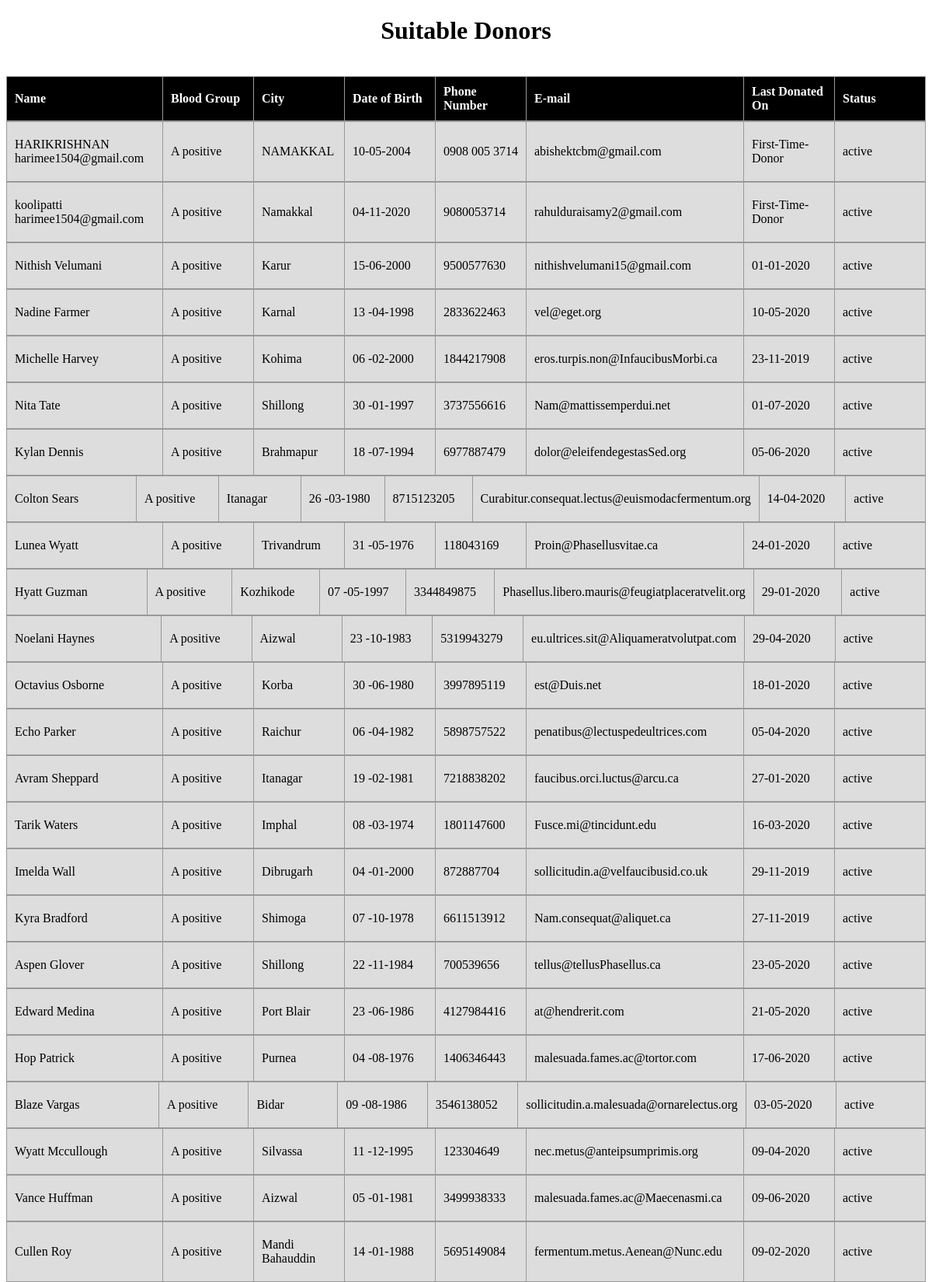
Page /apositive (upper part) on the committed database.
### tables this page shows
CREATE TABLE 'apositive' ('fname' varchar(125), 'lname' varchar(125), 'area' varchar(125), 'city' varchar(125), 'state' varchar(125), 'country' varchar(125), 'dob' varchar(20), 'phone' integer, 'email' varchar(125), 'LastDonate' varchar(125), 'active' varchar(125), 'NextDonate' varchar(125));

### app.py (the view)
@app.route('/apositive')
def apositive():
    t = execute('SELECT * FROM apositive')
    return render_template('details.html', t=t, n=len(t), group='A positive ')

### app.py (called while the page is built)
def execute(query):
    t = text(query)
    result = db.session.execute(t)
    res = result.fetchall()
    return res

### templates/details.html (shortened to what this page needs)
 <!DOCTYPE html>
<html lang="en">
<head>
</head>
<h1>Suitable Donors</h1>
<br>
<table style="width: 100%;text-align: centre;">
    <tr>
        <th style="width:15vw;">Name</th>
        <th style="width:8vw;">Blood Group</th>
        <th style="width:8vw;">City</th>
        <th style="width:8vw;">Date of Birth</th>
        <th style="width:8vw;">Phone Number</th>
        <th style="width:auto;">E-mail</th>
        <th style="width:8vw;">Last Donated On</th>
        <th style="width:8vw;">Status</th>
    </tr>
</table>
{% for i in range(n) %}
{% if t[n-i-1]['active']=="active"%}
<table style="width:100%;">
    <tr>
        <td style="width:15vw;">{{t[n-i-1]['fname']}} {{t[n-i-1]['lname']}}</td>
        <td style="width:8vw;">{{group}}</td>
        <td style="width:8vw;">{{t[n-i-1]['city']}}</td>
        <td style="width:8vw;">{{t[n-i-1]['dob'].split('-')[::-1][0]}}-{{t[n-i-1]['dob'].split('-')[::-1][1]}}-{{ t[n-i-1]['dob'].split('-')[::-1][2]}}</td>
        <td style="width:8vw;">{{t[n-i-1]['phone']}}</td>
        <td style="width:auto;">{{t[n-i-1]['email']}}</td>
        <td style="width:8vw;">{{t[n-i-1]['LastDonate'].split('-')[::-1][0]}}-{{t[n-i-1]['LastDonate'].split('-')[::-1][1]}}-{{ t[n-i-1]['LastDonate'].split('-')[::-1][2]}}</td>
        <td style="width:8vw;">{{t[n-i-1]['active']}}</td>
    </tr>
</table>
{% endif%}
{% endfor %}
<br>
<br>
<br>
</html>

### templates/details.html (style rules this page uses)
table { width: 100%; border-collapse: collapse; }
table, th, td { border: 1px solid #999; }
th,td { padding: 10px; }
td { padding-top:20px; padding-bottom:20px; }
tr:nth-child(odd) { background: #ddd; }
th { background: #000; color: #fff; padding: 10px; position: sticky; text-align: left; top: 0; }
.back,h1 { display:flex; justify-content:center; }

### rows in the picture
apositive: fname "HARIKRISHNAN", lname "harimee1504@gmail.com", city "NAMAKKAL", dob "10", dob "05", dob "2004", phone "0908 005 3714", email "abishektcbm@gmail.com", LastDonate "First", LastDonate "Time", LastDonate "Donor", active "active"
apositive: fname "koolipatti", lname "harimee1504@gmail.com", city "Namakkal", dob "04", dob "11", dob "2020", phone "9080053714", email "rahulduraisamy2@gmail.com", LastDonate "First", LastDonate "Time", LastDonate "Donor", active "active"
apositive: fname "Nithish", lname "Velumani", city "Karur", dob "15", dob "06", dob "2000", phone "9500577630", email "nithishvelumani15@gmail.com", LastDonate "01", LastDonate "01", LastDonate "2020", active "active"
apositive: fname "Nadine", lname "Farmer", city "Karnal", dob "13", dob "04", dob "1998", phone "2833622463", email "vel@eget.org", LastDonate "10", LastDonate "05", LastDonate "2020", active "active"
apositive: fname "Michelle", lname "Harvey", city "Kohima", dob "06", dob "02", dob "2000", phone "1844217908", email "eros.turpis.non@InfaucibusMorbi.ca", LastDonate "23", LastDonate "11", LastDonate "2019", active "active"
apositive: fname "Nita", lname "Tate", city "Shillong", dob "30", dob "01", dob "1997", phone "3737556616", email "Nam@mattissemperdui.net", LastDonate "01", LastDonate "07", LastDonate "2020", active "active"
apositive: fname "Kylan", lname "Dennis", city "Brahmapur", dob "18", dob "07", dob "1994", phone "6977887479", email "dolor@eleifendegestasSed.org", LastDonate "05", LastDonate "06", LastDonate "2020", active "active"
apositive: fname "Colton", lname "Sears", city "Itanagar", dob "26", dob "03", dob "1980", phone "8715123205", email "Curabitur.consequat.lectus@euismodacfermentum.org", LastDonate "14", LastDonate "04", LastDonate "2020", active "active"
apositive: fname "Lunea", lname "Wyatt", city "Trivandrum", dob "31", dob "05", dob "1976", phone "118043169", email "Proin@Phasellusvitae.ca", LastDonate "24", LastDonate "01", LastDonate "2020", active "active"
apositive: fname "Hyatt", lname "Guzman", city "Kozhikode", dob "07", dob "05", dob "1997", phone "3344849875", email "Phasellus.libero.mauris@feugiatplaceratvelit.org", LastDonate "29", LastDonate "01", LastDonate "2020", active "active"
apositive: fname "Noelani", lname "Haynes", city "Aizwal", dob "23", dob "10", dob "1983", phone "5319943279", email "eu.ultrices.sit@Aliquameratvolutpat.com", LastDonate "29", LastDonate "04", LastDonate "2020", active "active"
apositive: fname "Octavius", lname "Osborne", city "Korba", dob "30", dob "06", dob "1980", phone "3997895119", email "est@Duis.net", LastDonate "18", LastDonate "01", LastDonate "2020", active "active"
apositive: fname "Echo", lname "Parker", city "Raichur", dob "06", dob "04", dob "1982", phone "5898757522", email "penatibus@lectuspedeultrices.com", LastDonate "05", LastDonate "04", LastDonate "2020", active "active"
apositive: fname "Avram", lname "Sheppard", city "Itanagar", dob "19", dob "02", dob "1981", phone "7218838202", email "faucibus.orci.luctus@arcu.ca", LastDonate "27", LastDonate "01", LastDonate "2020", active "active"
apositive: fname "Tarik", lname "Waters", city "Imphal", dob "08", dob "03", dob "1974", phone "1801147600", email "Fusce.mi@tincidunt.edu", LastDonate "16", LastDonate "03", LastDonate "2020", active "active"
apositive: fname "Imelda", lname "Wall", city "Dibrugarh", dob "04", dob "01", dob "2000", phone "872887704", email "sollicitudin.a@velfaucibusid.co.uk", LastDonate "29", LastDonate "11", LastDonate "2019", active "active"
apositive: fname "Kyra", lname "Bradford", city "Shimoga", dob "07", dob "10", dob "1978", phone "6611513912", email "Nam.consequat@aliquet.ca", LastDonate "27", LastDonate "11", LastDonate "2019", active "active"
apositive: fname "Aspen", lname "Glover", city "Shillong", dob "22", dob "11", dob "1984", phone "700539656", email "tellus@tellusPhasellus.ca", LastDonate "23", LastDonate "05", LastDonate "2020", active "active"
apositive: fname "Edward", lname "Medina", city "Port Blair", dob "23", dob "06", dob "1986", phone "4127984416", email "at@hendrerit.com", LastDonate "21", LastDonate "05", LastDonate "2020", active "active"
apositive: fname "Hop", lname "Patrick", city "Purnea", dob "04", dob "08", dob "1976", phone "1406346443", email "malesuada.fames.ac@tortor.com", LastDonate "17", LastDonate "06", LastDonate "2020", active "active"
apositive: fname "Blaze", lname "Vargas", city "Bidar", dob "09", dob "08", dob "1986", phone "3546138052", email "sollicitudin.a.malesuada@ornarelectus.org", LastDonate "03", LastDonate "05", LastDonate "2020", active "active"
apositive: fname "Wyatt", lname "Mccullough", city "Silvassa", dob "11", dob "12", dob "1995", phone "123304649", email "nec.metus@anteipsumprimis.org", LastDonate "09", LastDonate "04", LastDonate "2020", active "active"
apositive: fname "Vance", lname "Huffman", city "Aizwal", dob "05", dob "01", dob "1981", phone "3499938333", email "malesuada.fames.ac@Maecenasmi.ca", LastDonate "09", LastDonate "06", LastDonate "2020", active "active"
apositive: fname "Cullen", lname "Roy", city "Mandi Bahauddin", dob "14", dob "01", dob "1988", phone "5695149084", email "fermentum.metus.Aenean@Nunc.edu", LastDonate "09", LastDonate "02", LastDonate "2020", active "active"

### other values in the picture
{{ group }} "A positive" "A positive" "A positive" "A positive" "A positive" "A positive" "A positive" "A positive" "A positive" "A positive" "A positive" "A positive" "A positive" "A positive" "A positive" "A positive" "A positive" "A positive" "A positive" "A positive" "A positive" "A positive" "A positive" "A positive"
